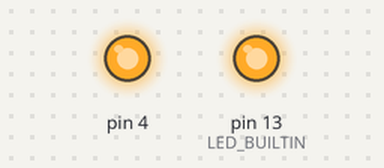
A sketch run on a simulated Arduino Uno, built with avr-gcc and run on an emulated ATmega328P. Shown: output pins drawn as LEDs (lit = HIGH).

Above: at 1.0 s.
At 2.09 s:
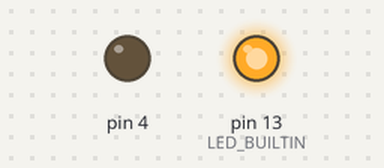
At 4.19 s:
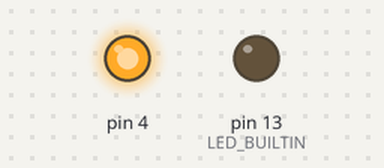
Timing chart, 0 to 5.5 s (numbered marks = the images above):
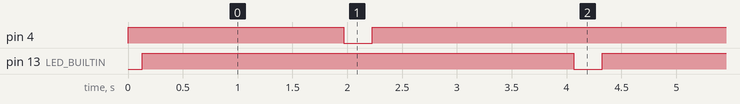

Measured:
- by itself, pin 4: repeats every 4.2 s: LOW 0.26 s, HIGH 3.9 s
- by itself, pin 13 (LED_BUILTIN): alternates HIGH for 3.9 s and LOW for 0.26 s
- by itself, everything shown: repeats every 4.2 s, in 4 steps

The sketch:

__2.ino
```cpp
void setup() {
  // put your setup code here, to run once:
   pinMode(LED_BUILTIN,OUTPUT);
   pinMode(4,OUTPUT);

}

void loop() {
  // put your main code here, to run repeatedly:
  for(int i=0;i<2048;i++)
  {
    analogWrite(LED_BUILTIN,i);
    analogWrite(4,2047-i);
    delay(1);
  }

  for(int i=2047;i>=0;i--)
  {
    analogWrite(LED_BUILTIN,i);
    analogWrite(4,2047-i);
    delay(1);
  }


}
```
